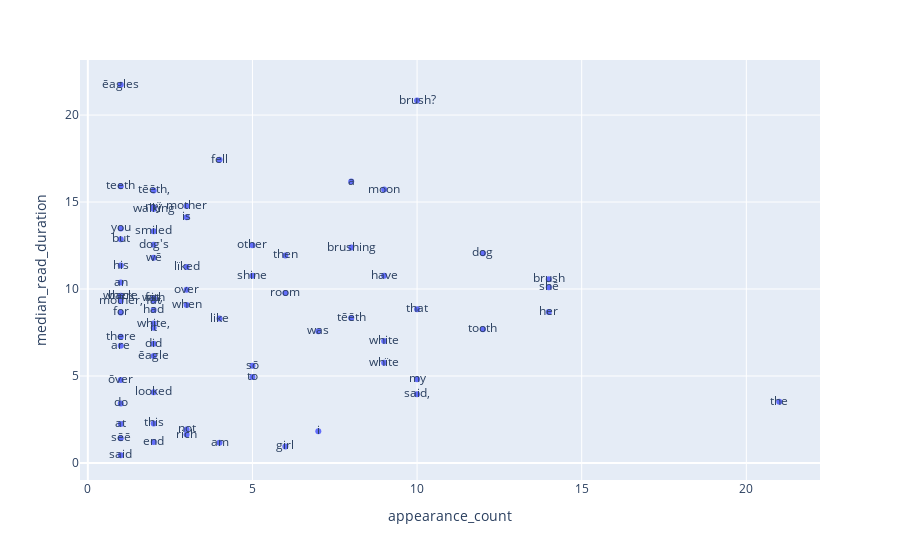

The code cell stored with this chart in its notebook:
### Code cell
fig = px.scatter(summary, x='appearance_count', y='median_read_duration',text='english_word')
fig.show()

### Figure 1 — Plotly figure (JSON) as saved in the notebook; plotly's stock layout.template omitted (floating-point values rounded to 4 significant figures)
{"data": [{"hovertemplate": "appearance_count=%{x}<br>median_read_duration=%{y}<br>english_word=%{text}<extra></extra>", "legendgroup": "", "marker": {"color": "#636efa", "symbol": "circle"}, "mode": "markers+text", "name": "", "orientation": "v", "showlegend": false, "text": ["a", "am", "an", "are", "at", "back", "brush", "brush?", "brushing", "but", "did", "do", "dog", "dog's", "end", "fat", "fat,", "fell", "for", "girl", "had", "have", "her", "his", "i", "is", "it", "like", "looked", "lïked", "moon", "mother", "mother,", "my", "mÿ", "not", "other", "over", "rich", "room", "said", "said,", "shine", "shē", "smiled", "sēē", "sō", "teeth", "that", "the", "then", "there", "this", "to", "tooth", "tēēth", "tēēth,", "walking", "was", "when", "where", "white", "white,", "whïte", "with", "wē", "you", "ēagle", "ēagles", "ōver"], "type": "scatter", "x": [8, 4, 1, 1, 1, 1, 14, 10, 8, 1, 2, 1, 12, 2, 2, 2, 2, 4, 1, 6, 2, 9, 14, 1, 7, 3, 2, 4, 2, 3, 9, 3, 1, 10, 2, 3, 5, 3, 3, 6, 1, 10, 5, 14, 2, 1, 5, 1, 10, 21, 6, 1, 2, 5, 12, 8, 2, 2, 7, 3, 1, 9, 2, 9, 2, 2, 1, 2, 1, 1], "xaxis": "x", "y": [16.18, 1.158, 10.37, 6.735, 2.236, 9.576, 10.56, 20.83, 12.38, 12.87, 6.859, 3.423, 12.05, 12.54, 1.203, 9.325, 9.471, 17.44, 8.653, 0.9522, 8.79, 10.76, 8.68, 11.35, 1.828, 14.12, 7.77, 8.3, 4.068, 11.26, 15.72, 14.77, 9.314, 4.815, 14.7, 1.926, 12.51, 9.957, 1.633, 9.765, 0.4422, 3.953, 10.76, 10.1, 13.33, 1.414, 5.593, 15.91, 8.843, 3.517, 11.93, 7.251, 2.271, 4.939, 7.684, 8.332, 15.67, 14.6, 7.569, 9.085, 9.611, 7.013, 8.012, 5.758, 9.455, 11.8, 13.48, 6.151, 21.74, 4.775], "yaxis": "y"}], "layout": {"legend": {"tracegroupgap": 0}, "margin": {"t": 60}, "xaxis": {"anchor": "y", "domain": [0, 1], "title": {"text": "appearance_count"}}, "yaxis": {"anchor": "x", "domain": [0, 1], "title": {"text": "median_read_duration"}}}}
